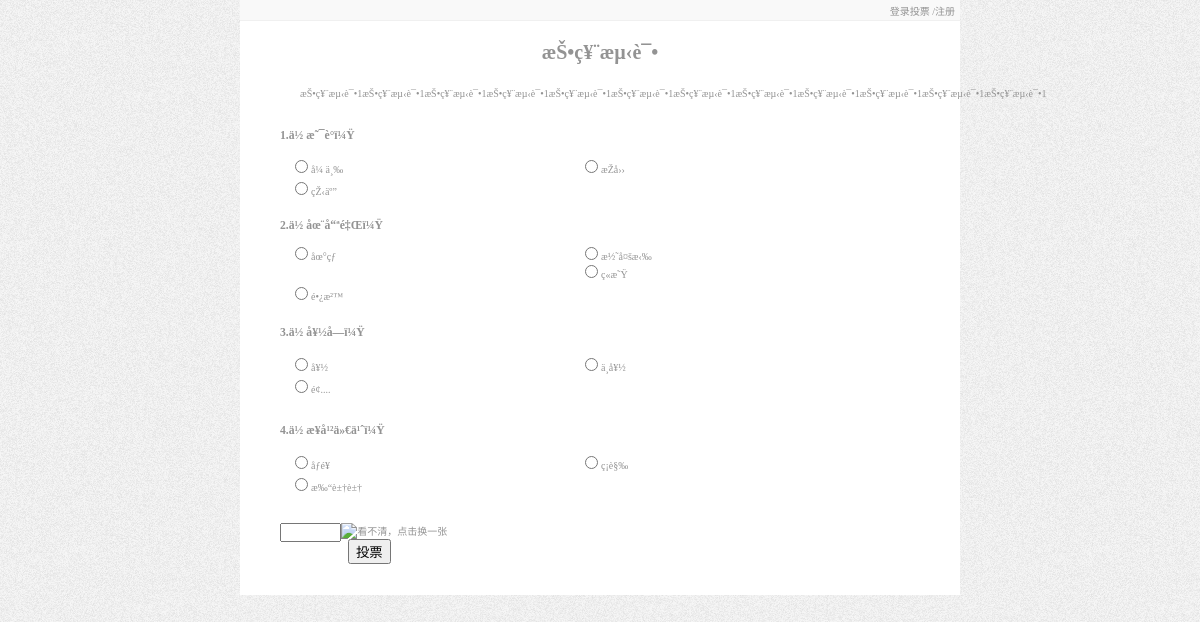
The page / on the database its author committed.
### tables this page shows
CREATE TABLE `sysconfig` (
  `cid` int(11) NOT NULL auto_increment,
  `vote_name` varchar(45) NOT NULL,
  `dietime` date NOT NULL,
  `method` int(11) NOT NULL default '1',
  `description` varchar(800) NOT NULL default '',
  PRIMARY KEY  (`cid`)
);

CREATE TABLE `votename` (
  `cid` int(11) NOT NULL auto_increment,
  `question_name` varchar(200) NOT NULL,
  `votetype` int(11) NOT NULL default '0' COMMENT '0为单选\n1为多选',
  `sumvotenum` int(11) NOT NULL default '1',
  PRIMARY KEY  (`cid`)
);

CREATE TABLE `voteoption` (
  `cid` int(11) NOT NULL auto_increment,
  `optionname` varchar(100) NOT NULL default '',
  `votenum` int(11) NOT NULL default '0',
  `upid` int(11) NOT NULL,
  PRIMARY KEY  (`cid`,`upid`),
  KEY `fk_voteoption_votename_idx` (`upid`)
);

### index.php (the view, shortened to what this page needs)
<?php
	include("conn.php");
	$result = $db->query("select * from sysconfig");
	$row = mysqli_fetch_assoc($result);
?>
<!DOCTYPE html>
<html>
<head>
<link rel="stylesheet" href="main.css" type="text/css" media="screen" />
</head>
<body>
<div class="main">
	<div style="width:auto; height:auto; background:#F9F9F9; border-bottom:solid #F0F0F0 1px; text-align:right; ">
		<div style=" padding:0.25em  0.5em 0.25em  0;">
		<?php if( !isset($_SESSION['user']) || $_SESSION['user']!==true ){ ?>
			<a href="admin/login.html">登录投票</a>
			<a href="admin/login.html">/注册</a>
		<?php }else{ ?>
			<span>你好,<?php echo $_SESSION['name']; ?></span>
			<a href="index.php?do=logout">&nbsp;登出</a>
		<?php } ?>
		</div>
	</div>
	<form action="vote.php" method="post">
	<div class="content">
		<div>
			<h1><?php echo $row['vote_name']; ?></h1>
			<div class="description">
				<?php echo $row['description']; ?>
			</div>
		</div>
		<?php
			$num = 0;
			$result_name = $db->query ( "select * from votename" );
			while ( $row_name = mysqli_fetch_assoc ( $result_name ) ) {
			$num += 1;
		?>
		<div class="mcontent">
			<h3><?php echo $num.".".$row_name['question_name']; ?></h3>
			<?php
				$result_option = $db->query ( "select * from voteoption where upid='" . $row_name ['cid'] . "';" );
				while ( $row_option = mysqli_fetch_assoc ( $result_option ) ) {
			?>
			<div class="obox">
				<?php
					if($row_name['votetype']=="0"){
						echo '<input name="'.$row_name['cid'].'" type="radio" value="'.$row_option['cid'].'">'.$row_option['optionname'];
					}else if($row_name['votetype']=="1"){
						echo '<input name="'.$row_name['cid'].'" type="checkbox" value="'.$row_option['cid'].'">'.$row_option['optionname'];
					}
				?>
			</div>
			<?php } ?>
		</div>
		<?php } ?>
		<?php if($result_name->num_rows > 0){
		?>
		<div class="votebu">
			<input style="width:4em; height:1em; float:left;" type="text" name="code_num" maxlength="4" />
		 	<img style="float:left;" onClick="this.src='img.php'" src="img.php"  alt="看不清，点击换一张">
			<input style="float:left; margin-left:0.5em;" name="" type="submit" value="投票">
		</div>
		<?php }else{ ?>
			<h1>当前没有投票</h1>
		<?php } ?>
		<br>
	</div>
  </form>
</div>
</body>
</html>

### main.css (style rules this page uses)
body { background-image: url(images/bg_noise.jpg); background-repeat: repeat; margin:0 0 0 0; }
.main .content { height:auto; }
h1 { margin:1em auto; text-align:center; }
.description { margin:0 0; padding:0 4em 1em 4em; line-height:2em; text-indent: 2em; }
.mcontent { margin:0 auto; padding:0 4em 1em 4em; }
.obox { width:28em; margin:0 0 0 1em; float:left; }
.votebu { width:30%; text-align:center; margin:2em 4em; }
img { max-width:100%; }
a { font-family: 宋体, Consolas, 微软雅黑; color: #000000; }
a:link { text-decoration: none; color: #939393; }
body,td,th { font-family: 宋体, Consolas, 微软雅黑; font-size: 10px; color: #939393; }

### rows shown on the page
sysconfig: vote_name "æŠ•ç¥¨æµ‹è¯•", description "æŠ•ç¥¨æµ‹è¯•1æŠ•ç¥¨æµ‹è¯•1æŠ•ç¥¨æµ‹è¯•1æŠ•ç¥¨æµ‹è¯•1æŠ•ç¥¨æµ‹è¯•1æŠ•ç¥¨æµ‹è¯•1æŠ•ç¥¨æµ‹è¯•1æŠ•ç¥¨æµ‹è¯•1æŠ•ç¥¨æµ‹è¯•1æŠ•ç¥¨æµ‹è¯•1æŠ•ç¥¨æµ‹è¯•1æŠ•ç¥¨æµ‹è¯•1"
votename: question_name "ä½ æ˜¯è°ï¼Ÿ"
voteoption: optionname "å¼ ä¸‰"
voteoption: optionname "æŽå››"
voteoption: optionname "çŽ‹äº”"
votename: question_name "ä½ åœ¨å“ªé‡Œï¼Ÿ"
voteoption: optionname "åœ°çƒ"
voteoption: optionname "æ½˜å¤šæ‹‰"
voteoption: optionname "ç«æ˜Ÿ"
voteoption: optionname "é•¿æ²™"
votename: question_name "ä½ å¥½å—ï¼Ÿ"
voteoption: optionname "å¥½"
voteoption: optionname "ä¸å¥½"
voteoption: optionname "é¢...."
votename: question_name "ä½ æ¥å¹²ä»€ä¹ˆï¼Ÿ"
voteoption: optionname "åƒé¥­"
voteoption: optionname "ç¡è§‰"
voteoption: optionname "æ‰“è±†è±†"
